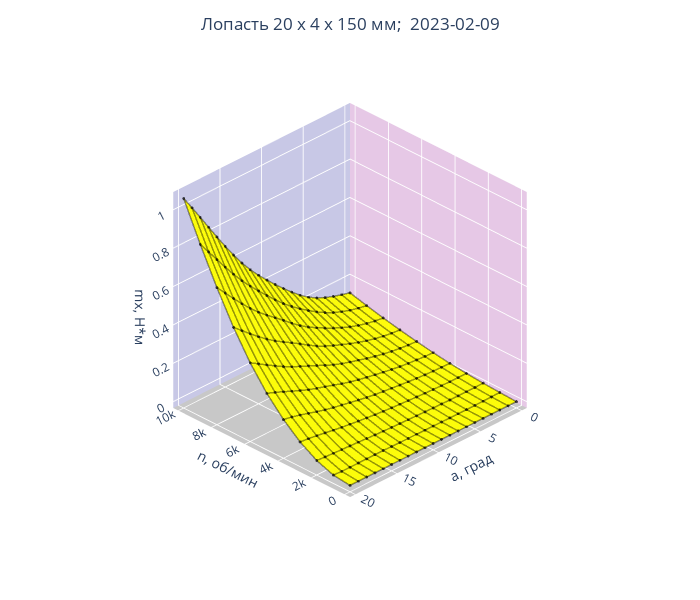

Notebook source saved alongside this figure:
### Code cell
plot(mx_m, mx, 'mx, Н*м', [[0,'rgb(255, 255, 0)'], [1,  'rgb(255, 255, 0)']])

### Figure 1 — Plotly figure (JSON) as saved in the notebook; plotly's stock layout.template omitted (floating-point values rounded to 4 significant figures; data arrays with more than 128 entries replaced by an {"elided": "..."} marker saying what was removed)
{"data": [{"colorscale": [[0, "rgb(255, 255, 0)"], [1, "rgb(255, 255, 0)"]], "legendgroup": "group", "name": "a", "opacity": 0.95, "showlegend": false, "showscale": false, "type": "surface", "x": [0, 1000, 2000, 3000, 4000, 5000, 6000, 7000, 8000, 9000, 10000], "y": [0, 1, 2, 3, 4, 5, 6, 7, 8, 9, 10, 11, 12, 13, 14, 15, 16, 17, 18, 19, 20, 21], "z": {"elided": "21x11 float values"}}, {"legendgroup": "group", "line": {"color": "black", "width": 3}, "marker": {"color": "black", "colorscale": [[0, "#440154"], [0.1111, "#482878"], [0.2222, "#3e4989"], [0.3333, "#31688e"], [0.4444, "#26828e"], [0.5556, "#1f9e89"], [0.6667, "#35b779"], [0.7778, "#6ece58"], [0.8889, "#b5de2b"], [1, "#fde725"]], "size": 1}, "opacity": 0.4, "showlegend": false, "type": "scatter3d", "x": [0, 1000, 2000, 3000, 4000, 5000, 6000, 7000, 8000, 9000, 10000], "y": [0, 0, 0, 0, 0, 0, 0, 0, 0, 0, 0], "z": [0, 0.004079, 0.009045, 0.01567, 0.02474, 0.03678, 0.05135, 0.06791, 0.08648, 0.1072, 0.1301]}, {"legendgroup": "group", "line": {"color": "black", "width": 3}, "marker": {"color": "black", "colorscale": [[0, "#440154"], [0.1111, "#482878"], [0.2222, "#3e4989"], [0.3333, "#31688e"], [0.4444, "#26828e"], [0.5556, "#1f9e89"], [0.6667, "#35b779"], [0.7778, "#6ece58"], [0.8889, "#b5de2b"], [1, "#fde725"]], "size": 1}, "opacity": 0.4, "showlegend": false, "type": "scatter3d", "x": [10000, 10000, 10000, 10000, 10000, 10000, 10000, 10000, 10000, 10000, 10000, 10000, 10000, 10000, 10000, 10000, 10000, 10000, 10000, 10000, 10000], "y": [0, 1, 2, 3, 4, 5, 6, 7, 8, 9, 10, 11, 12, 13, 14, 15, 16, 17, 18, 19, 20], "z": [0.1301, 0.1421, 0.1552, 0.1709, 0.1909, 0.2166, 0.249, 0.2867, 0.3276, 0.3706, 0.4154, 0.4623, 0.5131, 0.5699, 0.6327, 0.7003, 0.7711, 0.8436, 0.9168, 0.9891, 1.059]}, {"legendgroup": "group", "line": {"color": "black", "width": 3}, "marker": {"color": "black", "colorscale": [[0, "#440154"], [0.1111, "#482878"], [0.2222, "#3e4989"], [0.3333, "#31688e"], [0.4444, "#26828e"], [0.5556, "#1f9e89"], [0.6667, "#35b779"], [0.7778, "#6ece58"], [0.8889, "#b5de2b"], [1, "#fde725"]], "size": 1}, "opacity": 0.4, "showlegend": false, "type": "scatter3d", "x": [0, 1000, 2000, 3000, 4000, 5000, 6000, 7000, 8000, 9000, 10000], "y": [1, 1, 1, 1, 1, 1, 1, 1, 1, 1, 1], "z": [0, 0.003023, 0.008222, 0.01581, 0.02602, 0.03896, 0.05442, 0.07218, 0.09249, 0.1157, 0.1421]}, {"legendgroup": "group", "line": {"color": "black", "width": 3}, "marker": {"color": "black", "colorscale": [[0, "#440154"], [0.1111, "#482878"], [0.2222, "#3e4989"], [0.3333, "#31688e"], [0.4444, "#26828e"], [0.5556, "#1f9e89"], [0.6667, "#35b779"], [0.7778, "#6ece58"], [0.8889, "#b5de2b"], [1, "#fde725"]], "size": 1}, "opacity": 0.4, "showlegend": false, "type": "scatter3d", "x": [9000, 9000, 9000, 9000, 9000, 9000, 9000, 9000, 9000, 9000, 9000, 9000, 9000, 9000, 9000, 9000, 9000, 9000, 9000, 9000, 9000], "y": [0, 1, 2, 3, 4, 5, 6, 7, 8, 9, 10, 11, 12, 13, 14, 15, 16, 17, 18, 19, 20], "z": [0.1072, 0.1157, 0.1268, 0.141, 0.1586, 0.1801, 0.2056, 0.2344, 0.2655, 0.299, 0.3362, 0.3777, 0.4222, 0.4679, 0.5148, 0.565, 0.6202, 0.6792, 0.7405, 0.8025, 0.8635]}, {"legendgroup": "group", "line": {"color": "black", "width": 3}, "marker": {"color": "black", "colorscale": [[0, "#440154"], [0.1111, "#482878"], [0.2222, "#3e4989"], [0.3333, "#31688e"], [0.4444, "#26828e"], [0.5556, "#1f9e89"], [0.6667, "#35b779"], [0.7778, "#6ece58"], [0.8889, "#b5de2b"], [1, "#fde725"]], "size": 1}, "opacity": 0.4, "showlegend": false, "type": "scatter3d", "x": [0, 1000, 2000, 3000, 4000, 5000, 6000, 7000, 8000, 9000, 10000], "y": [2, 2, 2, 2, 2, 2, 2, 2, 2, 2, 2], "z": [0, 0.002405, 0.007954, 0.01651, 0.02795, 0.04215, 0.0591, 0.07884, 0.1014, 0.1268, 0.1552]}, {"legendgroup": "group", "line": {"color": "black", "width": 3}, "marker": {"color": "black", "colorscale": [[0, "#440154"], [0.1111, "#482878"], [0.2222, "#3e4989"], [0.3333, "#31688e"], [0.4444, "#26828e"], [0.5556, "#1f9e89"], [0.6667, "#35b779"], [0.7778, "#6ece58"], [0.8889, "#b5de2b"], [1, "#fde725"]], "size": 1}, "opacity": 0.4, "showlegend": false, "type": "scatter3d", "x": [8000, 8000, 8000, 8000, 8000, 8000, 8000, 8000, 8000, 8000, 8000, 8000, 8000, 8000, 8000, 8000, 8000, 8000, 8000, 8000, 8000], "y": [0, 1, 2, 3, 4, 5, 6, 7, 8, 9, 10, 11, 12, 13, 14, 15, 16, 17, 18, 19, 20], "z": [0.08648, 0.09249, 0.1014, 0.1131, 0.1277, 0.1449, 0.1648, 0.1867, 0.2101, 0.2357, 0.2651, 0.2995, 0.3363, 0.3722, 0.4071, 0.4443, 0.4863, 0.5324, 0.5812, 0.6314, 0.6816]}, {"legendgroup": "group", "line": {"color": "black", "width": 3}, "marker": {"color": "black", "colorscale": [[0, "#440154"], [0.1111, "#482878"], [0.2222, "#3e4989"], [0.3333, "#31688e"], [0.4444, "#26828e"], [0.5556, "#1f9e89"], [0.6667, "#35b779"], [0.7778, "#6ece58"], [0.8889, "#b5de2b"], [1, "#fde725"]], "size": 1}, "opacity": 0.4, "showlegend": false, "type": "scatter3d", "x": [0, 1000, 2000, 3000, 4000, 5000, 6000, 7000, 8000, 9000, 10000], "y": [3, 3, 3, 3, 3, 3, 3, 3, 3, 3, 3], "z": [0, 0.002137, 0.008156, 0.01774, 0.03056, 0.0464, 0.06543, 0.08779, 0.1131, 0.141, 0.1709]}, {"legendgroup": "group", "line": {"color": "black", "width": 3}, "marker": {"color": "black", "colorscale": [[0, "#440154"], [0.1111, "#482878"], [0.2222, "#3e4989"], [0.3333, "#31688e"], [0.4444, "#26828e"], [0.5556, "#1f9e89"], [0.6667, "#35b779"], [0.7778, "#6ece58"], [0.8889, "#b5de2b"], [1, "#fde725"]], "size": 1}, "opacity": 0.4, "showlegend": false, "type": "scatter3d", "x": [7000, 7000, 7000, 7000, 7000, 7000, 7000, 7000, 7000, 7000, 7000, 7000, 7000, 7000, 7000, 7000, 7000, 7000, 7000, 7000, 7000], "y": [0, 1, 2, 3, 4, 5, 6, 7, 8, 9, 10, 11, 12, 13, 14, 15, 16, 17, 18, 19, 20], "z": [0.06791, 0.07218, 0.07884, 0.08779, 0.09894, 0.1122, 0.1274, 0.144, 0.1614, 0.1802, 0.2024, 0.2289, 0.2575, 0.2849, 0.3109, 0.3384, 0.3696, 0.4042, 0.4411, 0.4794, 0.5181]}, {"legendgroup": "group", "line": {"color": "black", "width": 3}, "marker": {"color": "black", "colorscale": [[0, "#440154"], [0.1111, "#482878"], [0.2222, "#3e4989"], [0.3333, "#31688e"], [0.4444, "#26828e"], [0.5556, "#1f9e89"], [0.6667, "#35b779"], [0.7778, "#6ece58"], [0.8889, "#b5de2b"], [1, "#fde725"]], "size": 1}, "opacity": 0.4, "showlegend": false, "type": "scatter3d", "x": [0, 1000, 2000, 3000, 4000, 5000, 6000, 7000, 8000, 9000, 10000], "y": [4, 4, 4, 4, 4, 4, 4, 4, 4, 4, 4], "z": [0, 0.002131, 0.008745, 0.01946, 0.03389, 0.05178, 0.07341, 0.09894, 0.1277, 0.1586, 0.1909]}, {"legendgroup": "group", "line": {"color": "black", "width": 3}, "marker": {"color": "black", "colorscale": [[0, "#440154"], [0.1111, "#482878"], [0.2222, "#3e4989"], [0.3333, "#31688e"], [0.4444, "#26828e"], [0.5556, "#1f9e89"], [0.6667, "#35b779"], [0.7778, "#6ece58"], [0.8889, "#b5de2b"], [1, "#fde725"]], "size": 1}, "opacity": 0.4, "showlegend": false, "type": "scatter3d", "x": [6000, 6000, 6000, 6000, 6000, 6000, 6000, 6000, 6000, 6000, 6000, 6000, 6000, 6000, 6000, 6000, 6000, 6000, 6000, 6000, 6000], "y": [0, 1, 2, 3, 4, 5, 6, 7, 8, 9, 10, 11, 12, 13, 14, 15, 16, 17, 18, 19, 20], "z": [0.05135, 0.05442, 0.0591, 0.06543, 0.07341, 0.08307, 0.09432, 0.1065, 0.1191, 0.1324, 0.1481, 0.1673, 0.188, 0.2081, 0.2272, 0.2475, 0.2704, 0.2957, 0.3225, 0.3499, 0.3771]}, {"legendgroup": "group", "line": {"color": "black", "width": 3}, "marker": {"color": "black", "colorscale": [[0, "#440154"], [0.1111, "#482878"], [0.2222, "#3e4989"], [0.3333, "#31688e"], [0.4444, "#26828e"], [0.5556, "#1f9e89"], [0.6667, "#35b779"], [0.7778, "#6ece58"], [0.8889, "#b5de2b"], [1, "#fde725"]], "size": 1}, "opacity": 0.4, "showlegend": false, "type": "scatter3d", "x": [0, 1000, 2000, 3000, 4000, 5000, 6000, 7000, 8000, 9000, 10000], "y": [5, 5, 5, 5, 5, 5, 5, 5, 5, 5, 5], "z": [0, 0.002301, 0.009637, 0.02165, 0.03797, 0.05836, 0.08307, 0.1122, 0.1449, 0.1801, 0.2166]}, {"legendgroup": "group", "line": {"color": "black", "width": 3}, "marker": {"color": "black", "colorscale": [[0, "#440154"], [0.1111, "#482878"], [0.2222, "#3e4989"], [0.3333, "#31688e"], [0.4444, "#26828e"], [0.5556, "#1f9e89"], [0.6667, "#35b779"], [0.7778, "#6ece58"], [0.8889, "#b5de2b"], [1, "#fde725"]], "size": 1}, "opacity": 0.4, "showlegend": false, "type": "scatter3d", "x": [5000, 5000, 5000, 5000, 5000, 5000, 5000, 5000, 5000, 5000, 5000, 5000, 5000, 5000, 5000, 5000, 5000, 5000, 5000, 5000, 5000], "y": [0, 1, 2, 3, 4, 5, 6, 7, 8, 9, 10, 11, 12, 13, 14, 15, 16, 17, 18, 19, 20], "z": [0.03678, 0.03896, 0.04215, 0.0464, 0.05178, 0.05836, 0.0661, 0.07449, 0.08296, 0.09186, 0.1024, 0.1154, 0.1297, 0.1435, 0.1569, 0.1716, 0.1886, 0.2073, 0.2265, 0.245, 0.2616]}, {"legendgroup": "group", "line": {"color": "black", "width": 3}, "marker": {"color": "black", "colorscale": [[0, "#440154"], [0.1111, "#482878"], [0.2222, "#3e4989"], [0.3333, "#31688e"], [0.4444, "#26828e"], [0.5556, "#1f9e89"], [0.6667, "#35b779"], [0.7778, "#6ece58"], [0.8889, "#b5de2b"], [1, "#fde725"]], "size": 1}, "opacity": 0.4, "showlegend": false, "type": "scatter3d", "x": [0, 1000, 2000, 3000, 4000, 5000, 6000, 7000, 8000, 9000, 10000], "y": [6, 6, 6, 6, 6, 6, 6, 6, 6, 6, 6], "z": [0, 0.002576, 0.01076, 0.02425, 0.04277, 0.0661, 0.09432, 0.1274, 0.1648, 0.2056, 0.249]}, {"legendgroup": "group", "line": {"color": "black", "width": 3}, "marker": {"color": "black", "colorscale": [[0, "#440154"], [0.1111, "#482878"], [0.2222, "#3e4989"], [0.3333, "#31688e"], [0.4444, "#26828e"], [0.5556, "#1f9e89"], [0.6667, "#35b779"], [0.7778, "#6ece58"], [0.8889, "#b5de2b"], [1, "#fde725"]], "size": 1}, "opacity": 0.4, "showlegend": false, "type": "scatter3d", "x": [4000, 4000, 4000, 4000, 4000, 4000, 4000, 4000, 4000, 4000, 4000, 4000, 4000, 4000, 4000, 4000, 4000, 4000, 4000, 4000, 4000], "y": [0, 1, 2, 3, 4, 5, 6, 7, 8, 9, 10, 11, 12, 13, 14, 15, 16, 17, 18, 19, 20], "z": [0.02474, 0.02602, 0.02795, 0.03056, 0.03389, 0.03797, 0.04277, 0.04798, 0.05324, 0.05877, 0.06536, 0.07352, 0.08251, 0.09136, 0.1002, 0.1102, 0.1223, 0.1355, 0.1486, 0.1602, 0.1689]}, {"legendgroup": "group", "line": {"color": "black", "width": 3}, "marker": {"color": "black", "colorscale": [[0, "#440154"], [0.1111, "#482878"], [0.2222, "#3e4989"], [0.3333, "#31688e"], [0.4444, "#26828e"], [0.5556, "#1f9e89"], [0.6667, "#35b779"], [0.7778, "#6ece58"], [0.8889, "#b5de2b"], [1, "#fde725"]], "size": 1}, "opacity": 0.4, "showlegend": false, "type": "scatter3d", "x": [0, 1000, 2000, 3000, 4000, 5000, 6000, 7000, 8000, 9000, 10000], "y": [7, 7, 7, 7, 7, 7, 7, 7, 7, 7, 7], "z": [0, 0.002962, 0.01206, 0.02712, 0.04798, 0.07449, 0.1065, 0.144, 0.1867, 0.2344, 0.2867]}, {"legendgroup": "group", "line": {"color": "black", "width": 3}, "marker": {"color": "black", "colorscale": [[0, "#440154"], [0.1111, "#482878"], [0.2222, "#3e4989"], [0.3333, "#31688e"], [0.4444, "#26828e"], [0.5556, "#1f9e89"], [0.6667, "#35b779"], [0.7778, "#6ece58"], [0.8889, "#b5de2b"], [1, "#fde725"]], "size": 1}, "opacity": 0.4, "showlegend": false, "type": "scatter3d", "x": [3000, 3000, 3000, 3000, 3000, 3000, 3000, 3000, 3000, 3000, 3000, 3000, 3000, 3000, 3000, 3000, 3000, 3000, 3000, 3000, 3000], "y": [0, 1, 2, 3, 4, 5, 6, 7, 8, 9, 10, 11, 12, 13, 14, 15, 16, 17, 18, 19, 20], "z": [0.01567, 0.01581, 0.01651, 0.01774, 0.01946, 0.02165, 0.02425, 0.02712, 0.03008, 0.03322, 0.0369, 0.04135, 0.0463, 0.05141, 0.05673, 0.06277, 0.06983, 0.07739, 0.08473, 0.0911, 0.0958]}, {"legendgroup": "group", "line": {"color": "black", "width": 3}, "marker": {"color": "black", "colorscale": [[0, "#440154"], [0.1111, "#482878"], [0.2222, "#3e4989"], [0.3333, "#31688e"], [0.4444, "#26828e"], [0.5556, "#1f9e89"], [0.6667, "#35b779"], [0.7778, "#6ece58"], [0.8889, "#b5de2b"], [1, "#fde725"]], "size": 1}, "opacity": 0.4, "showlegend": false, "type": "scatter3d", "x": [0, 1000, 2000, 3000, 4000, 5000, 6000, 7000, 8000, 9000, 10000], "y": [8, 8, 8, 8, 8, 8, 8, 8, 8, 8, 8], "z": [0, 0.003478, 0.0135, 0.03008, 0.05324, 0.08296, 0.1191, 0.1614, 0.2101, 0.2655, 0.3276]}, {"legendgroup": "group", "line": {"color": "black", "width": 3}, "marker": {"color": "black", "colorscale": [[0, "#440154"], [0.1111, "#482878"], [0.2222, "#3e4989"], [0.3333, "#31688e"], [0.4444, "#26828e"], [0.5556, "#1f9e89"], [0.6667, "#35b779"], [0.7778, "#6ece58"], [0.8889, "#b5de2b"], [1, "#fde725"]], "size": 1}, "opacity": 0.4, "showlegend": false, "type": "scatter3d", "x": [2000, 2000, 2000, 2000, 2000, 2000, 2000, 2000, 2000, 2000, 2000, 2000, 2000, 2000, 2000, 2000, 2000, 2000, 2000, 2000, 2000], "y": [0, 1, 2, 3, 4, 5, 6, 7, 8, 9, 10, 11, 12, 13, 14, 15, 16, 17, 18, 19, 20], "z": [0.009045, 0.008222, 0.007954, 0.008156, 0.008745, 0.009637, 0.01076, 0.01206, 0.0135, 0.01506, 0.01675, 0.0186, 0.0207, 0.0232, 0.02601, 0.02884, 0.03145, 0.03396, 0.03653, 0.03934, 0.04257]}, {"legendgroup": "group", "line": {"color": "black", "width": 3}, "marker": {"color": "black", "colorscale": [[0, "#440154"], [0.1111, "#482878"], [0.2222, "#3e4989"], [0.3333, "#31688e"], [0.4444, "#26828e"], [0.5556, "#1f9e89"], [0.6667, "#35b779"], [0.7778, "#6ece58"], [0.8889, "#b5de2b"], [1, "#fde725"]], "size": 1}, "opacity": 0.4, "showlegend": false, "type": "scatter3d", "x": [0, 1000, 2000, 3000, 4000, 5000, 6000, 7000, 8000, 9000, 10000], "y": [9, 9, 9, 9, 9, 9, 9, 9, 9, 9, 9], "z": [0, 0.004062, 0.01506, 0.03322, 0.05877, 0.09186, 0.1324, 0.1802, 0.2357, 0.299, 0.3706]}, {"legendgroup": "group", "line": {"color": "black", "width": 3}, "marker": {"color": "black", "colorscale": [[0, "#440154"], [0.1111, "#482878"], [0.2222, "#3e4989"], [0.3333, "#31688e"], [0.4444, "#26828e"], [0.5556, "#1f9e89"], [0.6667, "#35b779"], [0.7778, "#6ece58"], [0.8889, "#b5de2b"], [1, "#fde725"]], "size": 1}, "opacity": 0.4, "showlegend": false, "type": "scatter3d", "x": [1000, 1000, 1000, 1000, 1000, 1000, 1000, 1000, 1000, 1000, 1000, 1000, 1000, 1000, 1000, 1000, 1000, 1000, 1000, 1000, 1000], "y": [0, 1, 2, 3, 4, 5, 6, 7, 8, 9, 10, 11, 12, 13, 14, 15, 16, 17, 18, 19, 20], "z": [0.004079, 0.003023, 0.002405, 0.002137, 0.002131, 0.002301, 0.002576, 0.002962, 0.003478, 0.004062, 0.004567, 0.004925, 0.005381, 0.006237, 0.007332, 0.008037, 0.007922, 0.007428, 0.007217, 0.007949, 0.01028]}, {"legendgroup": "group", "line": {"color": "black", "width": 3}, "marker": {"color": "black", "colorscale": [[0, "#440154"], [0.1111, "#482878"], [0.2222, "#3e4989"], [0.3333, "#31688e"], [0.4444, "#26828e"], [0.5556, "#1f9e89"], [0.6667, "#35b779"], [0.7778, "#6ece58"], [0.8889, "#b5de2b"], [1, "#fde725"]], "size": 1}, "opacity": 0.4, "showlegend": false, "type": "scatter3d", "x": [0, 1000, 2000, 3000, 4000, 5000, 6000, 7000, 8000, 9000, 10000], "y": [10, 10, 10, 10, 10, 10, 10, 10, 10, 10, 10], "z": [0, 0.004567, 0.01675, 0.0369, 0.06536, 0.1024, 0.1481, 0.2024, 0.2651, 0.3362, 0.4154]}, {"legendgroup": "group", "line": {"color": "black", "width": 3}, "marker": {"color": "black", "colorscale": [[0, "#440154"], [0.1111, "#482878"], [0.2222, "#3e4989"], [0.3333, "#31688e"], [0.4444, "#26828e"], [0.5556, "#1f9e89"], [0.6667, "#35b779"], [0.7778, "#6ece58"], [0.8889, "#b5de2b"], [1, "#fde725"]], "size": 1}, "opacity": 0.4, "showlegend": false, "type": "scatter3d", "x": [0, 0, 0, 0, 0, 0, 0, 0, 0, 0, 0, 0, 0, 0, 0, 0, 0, 0, 0, 0, 0], "y": [0, 1, 2, 3, 4, 5, 6, 7, 8, 9, 10, 11, 12, 13, 14, 15, 16, 17, 18, 19, 20], "z": [0, 0, 0, 0, 0, 0, 0, 0, 0, 0, 0, 0, 0, 0, 0, 0, 0, 0, 0, 0, 0]}, {"legendgroup": "group", "line": {"color": "black", "width": 3}, "marker": {"color": "black", "colorscale": [[0, "#440154"], [0.1111, "#482878"], [0.2222, "#3e4989"], [0.3333, "#31688e"], [0.4444, "#26828e"], [0.5556, "#1f9e89"], [0.6667, "#35b779"], [0.7778, "#6ece58"], [0.8889, "#b5de2b"], [1, "#fde725"]], "size": 1}, "opacity": 0.4, "showlegend": false, "type": "scatter3d", "x": [0, 1000, 2000, 3000, 4000, 5000, 6000, 7000, 8000, 9000, 10000], "y": [11, 11, 11, 11, 11, 11, 11, 11, 11, 11, 11], "z": [0, 0.004925, 0.0186, 0.04135, 0.07352, 0.1154, 0.1673, 0.2289, 0.2995, 0.3777, 0.4623]}, {"legendgroup": "group", "line": {"color": "black", "width": 3}, "marker": {"color": "black", "colorscale": [[0, "#440154"], [0.1111, "#482878"], [0.2222, "#3e4989"], [0.3333, "#31688e"], [0.4444, "#26828e"], [0.5556, "#1f9e89"], [0.6667, "#35b779"], [0.7778, "#6ece58"], [0.8889, "#b5de2b"], [1, "#fde725"]], "size": 1}, "opacity": 0.4, "showlegend": false, "type": "scatter3d", "x": [-1000, -1000, -1000, -1000, -1000, -1000, -1000, -1000, -1000, -1000, -1000, -1000, -1000, -1000, -1000, -1000, -1000, -1000, -1000, -1000, -1000], "y": [0, 1, 2, 3, 4, 5, 6, 7, 8, 9, 10, 11, 12, 13, 14, 15, 16, 17, 18, 19, 20], "z": []}, {"legendgroup": "group", "line": {"color": "black", "width": 3}, "marker": {"color": "black", "colorscale": [[0, "#440154"], [0.1111, "#482878"], [0.2222, "#3e4989"], [0.3333, "#31688e"], [0.4444, "#26828e"], [0.5556, "#1f9e89"], [0.6667, "#35b779"], [0.7778, "#6ece58"], [0.8889, "#b5de2b"], [1, "#fde725"]], "size": 1}, "opacity": 0.4, "showlegend": false, "type": "scatter3d", "x": [0, 1000, 2000, 3000, 4000, 5000, 6000, 7000, 8000, 9000, 10000], "y": [12, 12, 12, 12, 12, 12, 12, 12, 12, 12, 12], "z": [0, 0.005381, 0.0207, 0.0463, 0.08251, 0.1297, 0.188, 0.2575, 0.3363, 0.4222, 0.5131]}, {"legendgroup": "group", "line": {"color": "black", "width": 3}, "marker": {"color": "black", "colorscale": [[0, "#440154"], [0.1111, "#482878"], [0.2222, "#3e4989"], [0.3333, "#31688e"], [0.4444, "#26828e"], [0.5556, "#1f9e89"], [0.6667, "#35b779"], [0.7778, "#6ece58"], [0.8889, "#b5de2b"], [1, "#fde725"]], "size": 1}, "opacity": 0.4, "showlegend": false, "type": "scatter3d", "x": [-2000, -2000, -2000, -2000, -2000, -2000, -2000, -2000, -2000, -2000, -2000, -2000, -2000, -2000, -2000, -2000, -2000, -2000, -2000, -2000, -2000], "y": [0, 1, 2, 3, 4, 5, 6, 7, 8, 9, 10, 11, 12, 13, 14, 15, 16, 17, 18, 19, 20], "z": []}, {"legendgroup": "group", "line": {"color": "black", "width": 3}, "marker": {"color": "black", "colorscale": [[0, "#440154"], [0.1111, "#482878"], [0.2222, "#3e4989"], [0.3333, "#31688e"], [0.4444, "#26828e"], [0.5556, "#1f9e89"], [0.6667, "#35b779"], [0.7778, "#6ece58"], [0.8889, "#b5de2b"], [1, "#fde725"]], "size": 1}, "opacity": 0.4, "showlegend": false, "type": "scatter3d", "x": [0, 1000, 2000, 3000, 4000, 5000, 6000, 7000, 8000, 9000, 10000], "y": [13, 13, 13, 13, 13, 13, 13, 13, 13, 13, 13], "z": [0, 0.006237, 0.0232, 0.05141, 0.09136, 0.1435, 0.2081, 0.2849, 0.3722, 0.4679, 0.5699]}, {"legendgroup": "group", "line": {"color": "black", "width": 3}, "marker": {"color": "black", "colorscale": [[0, "#440154"], [0.1111, "#482878"], [0.2222, "#3e4989"], [0.3333, "#31688e"], [0.4444, "#26828e"], [0.5556, "#1f9e89"], [0.6667, "#35b779"], [0.7778, "#6ece58"], [0.8889, "#b5de2b"], [1, "#fde725"]], "size": 1}, "opacity": 0.4, "showlegend": false, "type": "scatter3d", "x": [-3000, -3000, -3000, -3000, -3000, -3000, -3000, -3000, -3000, -3000, -3000, -3000, -3000, -3000, -3000, -3000, -3000, -3000, -3000, -3000, -3000], "y": [0, 1, 2, 3, 4, 5, 6, 7, 8, 9, 10, 11, 12, 13, 14, 15, 16, 17, 18, 19, 20], "z": []}, {"legendgroup": "group", "line": {"color": "black", "width": 3}, "marker": {"color": "black", "colorscale": [[0, "#440154"], [0.1111, "#482878"], [0.2222, "#3e4989"], [0.3333, "#31688e"], [0.4444, "#26828e"], [0.5556, "#1f9e89"], [0.6667, "#35b779"], [0.7778, "#6ece58"], [0.8889, "#b5de2b"], [1, "#fde725"]], "size": 1}, "opacity": 0.4, "showlegend": false, "type": "scatter3d", "x": [0, 1000, 2000, 3000, 4000, 5000, 6000, 7000, 8000, 9000, 10000], "y": [14, 14, 14, 14, 14, 14, 14, 14, 14, 14, 14], "z": [0, 0.007332, 0.02601, 0.05673, 0.1002, 0.1569, 0.2272, 0.3109, 0.4071, 0.5148, 0.6327]}, {"legendgroup": "group", "line": {"color": "black", "width": 3}, "marker": {"color": "black", "colorscale": [[0, "#440154"], [0.1111, "#482878"], [0.2222, "#3e4989"], [0.3333, "#31688e"], [0.4444, "#26828e"], [0.5556, "#1f9e89"], [0.6667, "#35b779"], [0.7778, "#6ece58"], [0.8889, "#b5de2b"], [1, "#fde725"]], "size": 1}, "opacity": 0.4, "showlegend": false, "type": "scatter3d", "x": [-4000, -4000, -4000, -4000, -4000, -4000, -4000, -4000, -4000, -4000, -4000, -4000, -4000, -4000, -4000, -4000, -4000, -4000, -4000, -4000, -4000], "y": [0, 1, 2, 3, 4, 5, 6, 7, 8, 9, 10, 11, 12, 13, 14, 15, 16, 17, 18, 19, 20], "z": []}, {"legendgroup": "group", "line": {"color": "black", "width": 3}, "marker": {"color": "black", "colorscale": [[0, "#440154"], [0.1111, "#482878"], [0.2222, "#3e4989"], [0.3333, "#31688e"], [0.4444, "#26828e"], [0.5556, "#1f9e89"], [0.6667, "#35b779"], [0.7778, "#6ece58"], [0.8889, "#b5de2b"], [1, "#fde725"]], "size": 1}, "opacity": 0.4, "showlegend": false, "type": "scatter3d", "x": [0, 1000, 2000, 3000, 4000, 5000, 6000, 7000, 8000, 9000, 10000], "y": [15, 15, 15, 15, 15, 15, 15, 15, 15, 15, 15], "z": [0, 0.008037, 0.02884, 0.06277, 0.1102, 0.1716, 0.2475, 0.3384, 0.4443, 0.565, 0.7003]}, {"legendgroup": "group", "line": {"color": "black", "width": 3}, "marker": {"color": "black", "colorscale": [[0, "#440154"], [0.1111, "#482878"], [0.2222, "#3e4989"], [0.3333, "#31688e"], [0.4444, "#26828e"], [0.5556, "#1f9e89"], [0.6667, "#35b779"], [0.7778, "#6ece58"], [0.8889, "#b5de2b"], [1, "#fde725"]], "size": 1}, "opacity": 0.4, "showlegend": false, "type": "scatter3d", "x": [-5000, -5000, -5000, -5000, -5000, -5000, -5000, -5000, -5000, -5000, -5000, -5000, -5000, -5000, -5000, -5000, -5000, -5000, -5000, -5000, -5000], "y": [0, 1, 2, 3, 4, 5, 6, 7, 8, 9, 10, 11, 12, 13, 14, 15, 16, 17, 18, 19, 20], "z": []}, {"legendgroup": "group", "line": {"color": "black", "width": 3}, "marker": {"color": "black", "colorscale": [[0, "#440154"], [0.1111, "#482878"], [0.2222, "#3e4989"], [0.3333, "#31688e"], [0.4444, "#26828e"], [0.5556, "#1f9e89"], [0.6667, "#35b779"], [0.7778, "#6ece58"], [0.8889, "#b5de2b"], [1, "#fde725"]], "size": 1}, "opacity": 0.4, "showlegend": false, "type": "scatter3d", "x": [0, 1000, 2000, 3000, 4000, 5000, 6000, 7000, 8000, 9000, 10000], "y": [16, 16, 16, 16, 16, 16, 16, 16, 16, 16, 16], "z": [0, 0.007922, 0.03145, 0.06983, 0.1223, 0.1886, 0.2704, 0.3696, 0.4863, 0.6202, 0.7711]}, {"legendgroup": "group", "line": {"color": "black", "width": 3}, "marker": {"color": "black", "colorscale": [[0, "#440154"], [0.1111, "#482878"], [0.2222, "#3e4989"], [0.3333, "#31688e"], [0.4444, "#26828e"], [0.5556, "#1f9e89"], [0.6667, "#35b779"], [0.7778, "#6ece58"], [0.8889, "#b5de2b"], [1, "#fde725"]], "size": 1}, "opacity": 0.4, "showlegend": false, "type": "scatter3d", "x": [-6000, -6000, -6000, -6000, -6000, -6000, -6000, -6000, -6000, -6000, -6000, -6000, -6000, -6000, -6000, -6000, -6000, -6000, -6000, -6000, -6000], "y": [0, 1, 2, 3, 4, 5, 6, 7, 8, 9, 10, 11, 12, 13, 14, 15, 16, 17, 18, 19, 20], "z": []}, {"legendgroup": "group", "line": {"color": "black", "width": 3}, "marker": {"color": "black", "colorscale": [[0, "#440154"], [0.1111, "#482878"], [0.2222, "#3e4989"], [0.3333, "#31688e"], [0.4444, "#26828e"], [0.5556, "#1f9e89"], [0.6667, "#35b779"], [0.7778, "#6ece58"], [0.8889, "#b5de2b"], [1, "#fde725"]], "size": 1}, "opacity": 0.4, "showlegend": false, "type": "scatter3d", "x": [0, 1000, 2000, 3000, 4000, 5000, 6000, 7000, 8000, 9000, 10000], "y": [17, 17, 17, 17, 17, 17, 17, 17, 17, 17, 17], "z": [0, 0.007428, 0.03396, 0.07739, 0.1355, 0.2073, 0.2957, 0.4042, 0.5324, 0.6792, 0.8436]}, {"legendgroup": "group", "line": {"color": "black", "width": 3}, "marker": {"color": "black", "colorscale": [[0, "#440154"], [0.1111, "#482878"], [0.2222, "#3e4989"], [0.3333, "#31688e"], [0.4444, "#26828e"], [0.5556, "#1f9e89"], [0.6667, "#35b779"], [0.7778, "#6ece58"], [0.8889, "#b5de2b"], [1, "#fde725"]], "size": 1}, "opacity": 0.4, "showlegend": false, "type": "scatter3d", "x": [-7000, -7000, -7000, -7000, -7000, -7000, -7000, -7000, -7000, -7000, -7000, -7000, -7000, -7000, -7000, -7000, -7000, -7000, -7000, -7000, -7000], "y": [0, 1, 2, 3, 4, 5, 6, 7, 8, 9, 10, 11, 12, 13, 14, 15, 16, 17, 18, 19, 20], "z": []}, {"legendgroup": "group", "line": {"color": "black", "width": 3}, "marker": {"color": "black", "colorscale": [[0, "#440154"], [0.1111, "#482878"], [0.2222, "#3e4989"], [0.3333, "#31688e"], [0.4444, "#26828e"], [0.5556, "#1f9e89"], [0.6667, "#35b779"], [0.7778, "#6ece58"], [0.8889, "#b5de2b"], [1, "#fde725"]], "size": 1}, "opacity": 0.4, "showlegend": false, "type": "scatter3d", "x": [0, 1000, 2000, 3000, 4000, 5000, 6000, 7000, 8000, 9000, 10000], "y": [18, 18, 18, 18, 18, 18, 18, 18, 18, 18, 18], "z": [0, 0.007217, 0.03653, 0.08473, 0.1486, 0.2265, 0.3225, 0.4411, 0.5812, 0.7405, 0.9168]}, {"legendgroup": "group", "line": {"color": "black", "width": 3}, "marker": {"color": "black", "colorscale": [[0, "#440154"], [0.1111, "#482878"], [0.2222, "#3e4989"], [0.3333, "#31688e"], [0.4444, "#26828e"], [0.5556, "#1f9e89"], [0.6667, "#35b779"], [0.7778, "#6ece58"], [0.8889, "#b5de2b"], [1, "#fde725"]], "size": 1}, "opacity": 0.4, "showlegend": false, "type": "scatter3d", "x": [-8000, -8000, -8000, -8000, -8000, -8000, -8000, -8000, -8000, -8000, -8000, -8000, -8000, -8000, -8000, -8000, -8000, -8000, -8000, -8000, -8000], "y": [0, 1, 2, 3, 4, 5, 6, 7, 8, 9, 10, 11, 12, 13, 14, 15, 16, 17, 18, 19, 20], "z": []}, {"legendgroup": "group", "line": {"color": "black", "width": 3}, "marker": {"color": "black", "colorscale": [[0, "#440154"], [0.1111, "#482878"], [0.2222, "#3e4989"], [0.3333, "#31688e"], [0.4444, "#26828e"], [0.5556, "#1f9e89"], [0.6667, "#35b779"], [0.7778, "#6ece58"], [0.8889, "#b5de2b"], [1, "#fde725"]], "size": 1}, "opacity": 0.4, "showlegend": false, "type": "scatter3d", "x": [0, 1000, 2000, 3000, 4000, 5000, 6000, 7000, 8000, 9000, 10000], "y": [19, 19, 19, 19, 19, 19, 19, 19, 19, 19, 19], "z": [0, 0.007949, 0.03934, 0.0911, 0.1602, 0.245, 0.3499, 0.4794, 0.6314, 0.8025, 0.9891]}, {"legendgroup": "group", "line": {"color": "black", "width": 3}, "marker": {"color": "black", "colorscale": [[0, "#440154"], [0.1111, "#482878"], [0.2222, "#3e4989"], [0.3333, "#31688e"], [0.4444, "#26828e"], [0.5556, "#1f9e89"], [0.6667, "#35b779"], [0.7778, "#6ece58"], [0.8889, "#b5de2b"], [1, "#fde725"]], "size": 1}, "opacity": 0.4, "showlegend": false, "type": "scatter3d", "x": [-9000, -9000, -9000, -9000, -9000, -9000, -9000, -9000, -9000, -9000, -9000, -9000, -9000, -9000, -9000, -9000, -9000, -9000, -9000, -9000, -9000], "y": [0, 1, 2, 3, 4, 5, 6, 7, 8, 9, 10, 11, 12, 13, 14, 15, 16, 17, 18, 19, 20], "z": []}, {"legendgroup": "group", "line": {"color": "black", "width": 3}, "marker": {"color": "black", "colorscale": [[0, "#440154"], [0.1111, "#482878"], [0.2222, "#3e4989"], [0.3333, "#31688e"], [0.4444, "#26828e"], [0.5556, "#1f9e89"], [0.6667, "#35b779"], [0.7778, "#6ece58"], [0.8889, "#b5de2b"], [1, "#fde725"]], "size": 1}, "opacity": 0.4, "showlegend": false, "type": "scatter3d", "x": [0, 1000, 2000, 3000, 4000, 5000, 6000, 7000, 8000, 9000, 10000], "y": [20, 20, 20, 20, 20, 20, 20, 20, 20, 20, 20], "z": [0, 0.01028, 0.04257, 0.0958, 0.1689, 0.2616, 0.3771, 0.5181, 0.6816, 0.8635, 1.059]}, {"legendgroup": "group", "line": {"color": "black", "width": 3}, "marker": {"color": "black", "colorscale": [[0, "#440154"], [0.1111, "#482878"], [0.2222, "#3e4989"], [0.3333, "#31688e"], [0.4444, "#26828e"], [0.5556, "#1f9e89"], [0.6667, "#35b779"], [0.7778, "#6ece58"], [0.8889, "#b5de2b"], [1, "#fde725"]], "size": 1}, "opacity": 0.4, "showlegend": false, "type": "scatter3d", "x": [-10000, -10000, -10000, -10000, -10000, -10000, -10000, -10000, -10000, -10000, -10000, -10000, -10000, -10000, -10000, -10000, -10000, -10000, -10000, -10000, -10000], "y": [0, 1, 2, 3, 4, 5, 6, 7, 8, 9, 10, 11, 12, 13, 14, 15, 16, 17, 18, 19, 20], "z": []}], "layout": {"autosize": false, "height": 600, "legend": {"title": {"text": "Legend Title"}, "x": 0.1, "xanchor": "left", "y": 1, "yanchor": "top"}, "margin": {"b": 50, "l": 50, "pad": 4, "r": 50, "t": 50}, "scene": {"aspectratio": {"x": 1, "y": 1, "z": 1}, "camera": {"center": {"x": 0, "y": 0, "z": 0}, "eye": {"x": -2, "y": 2, "z": 1.65}, "projection": {"type": "orthographic"}}, "xaxis": {"backgroundcolor": "rgb(200, 200, 230)", "gridcolor": "white", "showbackground": true, "showspikes": false, "tickfont": {"size": 12}, "title": {"text": "n, об/мин"}, "zerolinecolor": "white"}, "yaxis": {"backgroundcolor": "rgb(230, 200,230)", "gridcolor": "white", "showbackground": true, "showspikes": false, "tickfont": {"size": 12}, "title": {"text": "a, град"}, "zerolinecolor": "white"}, "zaxis": {"backgroundcolor": "rgb(200, 200,200)", "gridcolor": "white", "showbackground": true, "tickfont": {"size": 12}, "title": {"text": "mx, Н*м"}, "zerolinecolor": "white"}}, "showlegend": true, "title": {"text": "Лопасть 20 х 4 х 150 мм;  2023-02-09", "x": 0.5, "xanchor": "center", "y": 0.97, "yanchor": "top"}, "width": 700}}
